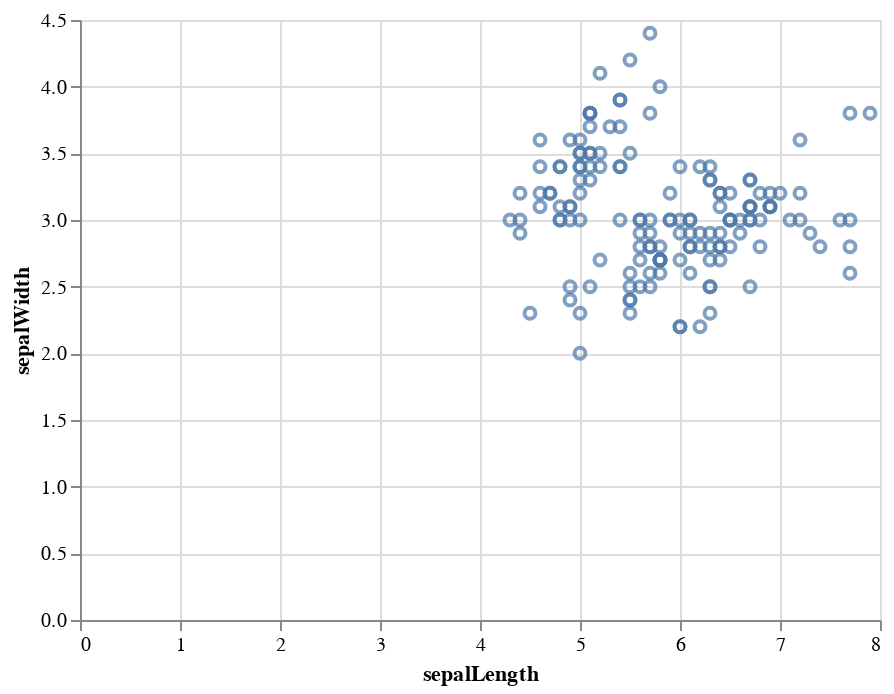

Notebook source saved alongside this figure:
### Code cell
#alt.renderers.enable('mimetype')
alt.Chart(df).mark_point().encode(
    x = 'sepalLength',
    y = 'sepalWidth',
)

### Figure 1 — Vega-Lite specification as saved in the notebook (floating-point values rounded to 4 significant figures; data arrays with more than 128 entries replaced by an {"elided": "..."} marker saying what was removed)
{"datasets": {"data-a264acbd6e539a8b3afc0cb5f240fb57": {"elided": "150 records"}}, "encoding": {"y": {"field": "sepalWidth", "type": "quantitative"}, "x": {"field": "sepalLength", "type": "quantitative"}}, "config": {"view": {"continuousWidth": 400, "continuousHeight": 300}}, "mark": "point", "$schema": "https://vega.github.io/schema/vega-lite/v4.8.1.json", "data": {"name": "data-a264acbd6e539a8b3afc0cb5f240fb57"}}
